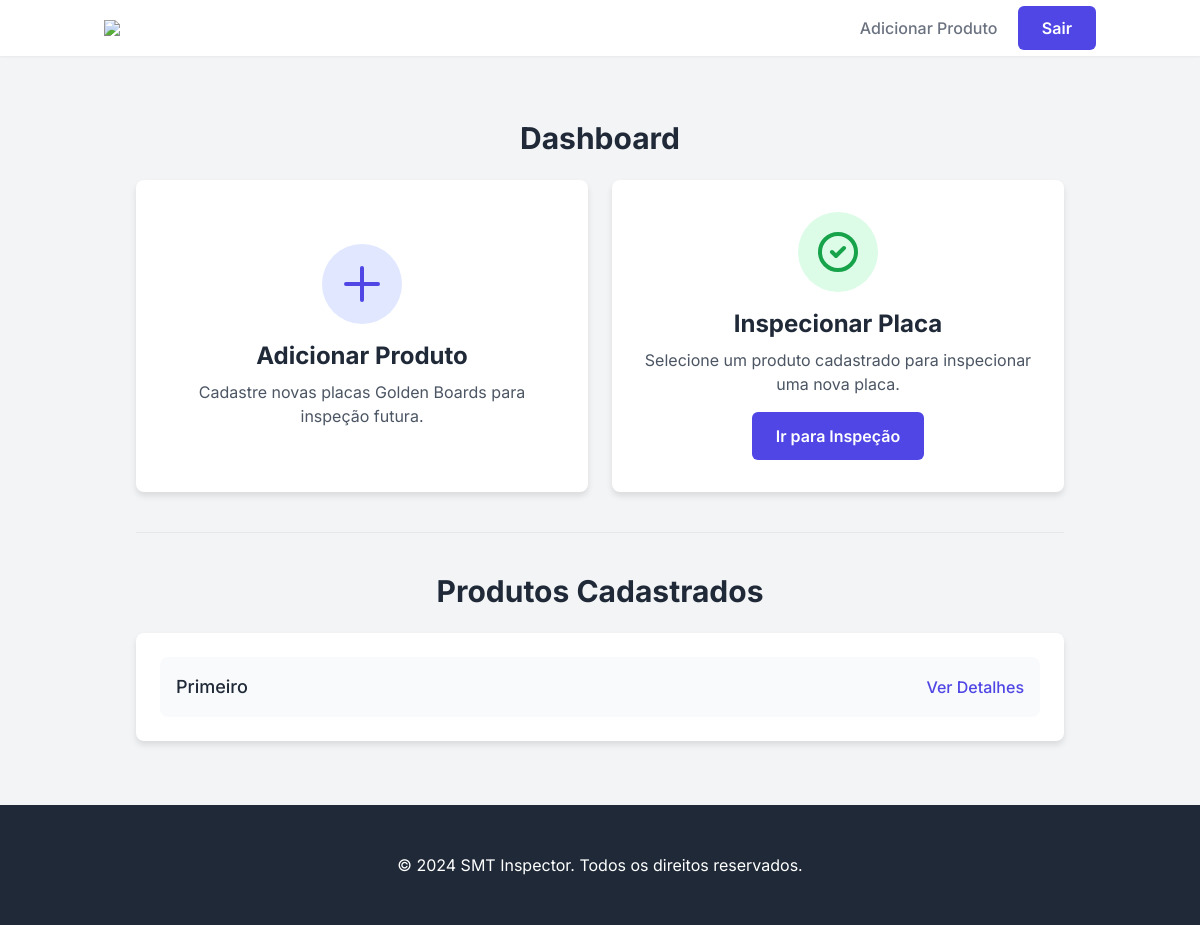
Page / (signed in) on the earlier database version.
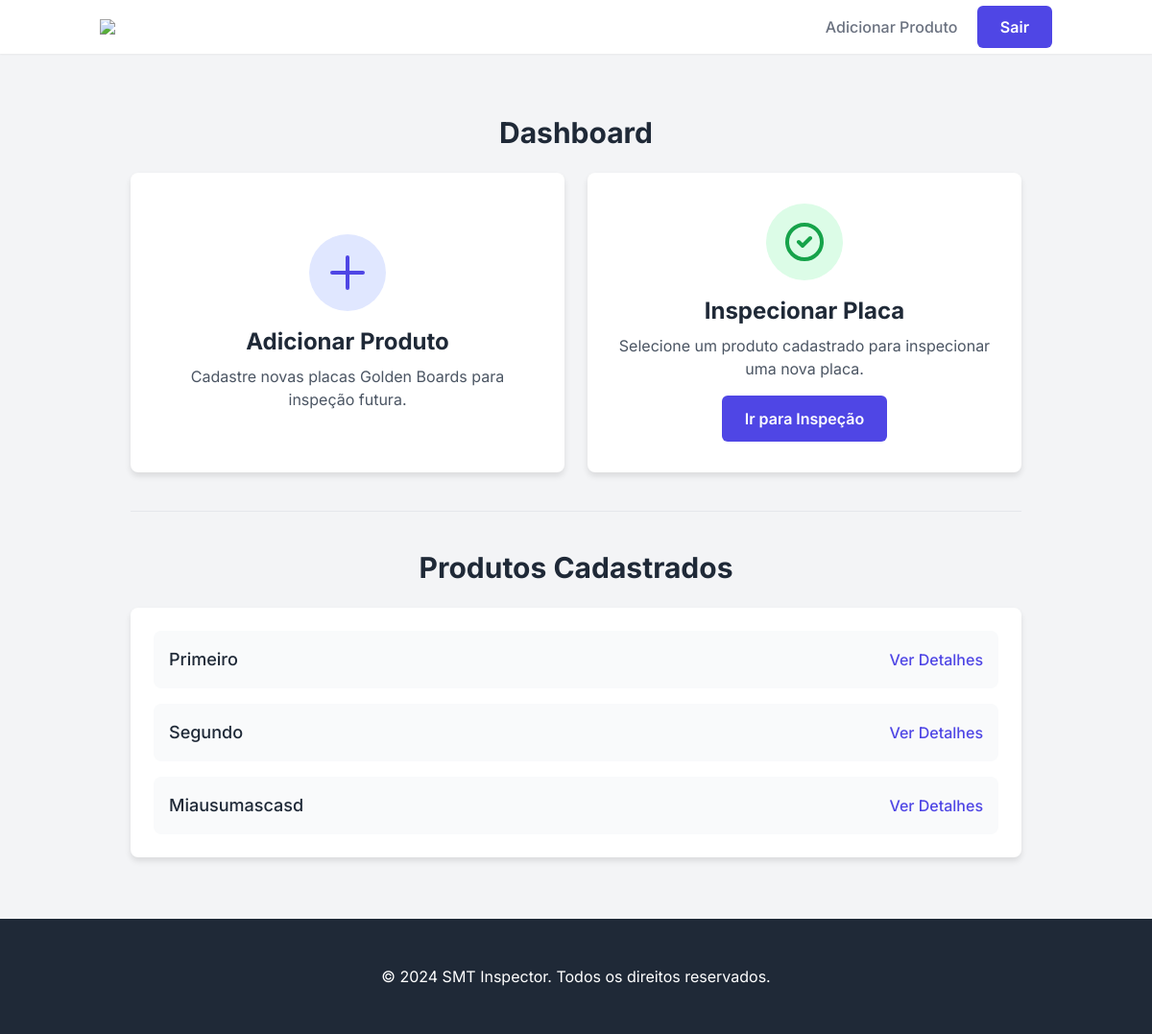
Same page on the later database version.
### tables this page shows
CREATE TABLE products (
  id INTEGER PRIMARY KEY AUTOINCREMENT,
  name TEXT NOT NULL,
  golden_image TEXT NOT NULL,
  fiducials TEXT NOT NULL,
  created_by TEXT
);

### smt_app/routes_main.py (the view)
@bp.route('/')
@login_required
def home():
    conn = get_db_connection()
    cursor = conn.cursor()
    cursor.execute("SELECT id, name FROM products")
    products = cursor.fetchall()
    cursor.close()
    conn.close()
    return render_template('index.html', products=products)

### smt_app/__init__.py (called while the page is built)
@login_manager.user_loader
def load_user(user_id):
    from .db_helpers import get_db_connection
    conn = get_db_connection()
    cursor = conn.cursor()
    cursor.execute("SELECT id, username FROM users WHERE id = ?", (user_id,))
    user_data = cursor.fetchone()
    cursor.close()
    conn.close()
    if user_data:
        return User(user_data['id'], user_data['username'])
    return None

### smt_app/db_helpers.py (called while the page is built)
def get_db_connection():
    db_path = current_app.config.get(
        'SQLITE_DB_PATH',
        os.path.join(current_app.instance_path, 'smt_inspection_new.db')
    )
    conn = sqlite3.connect(db_path)
    conn.row_factory = sqlite3.Row
    return conn

### smt_app/templates/index.html (shortened to what this page needs)
{% extends "base.html" %}
{% block content %}
<div class="container">
    <h1 class="text-3xl font-bold mb-6 text-center">Dashboard</h1>
    <div class="grid grid-cols-1 md:grid-cols-2 gap-6">
        <a href="{{ url_for('product.add_product') }}" class="card flex flex-col items-center justify-center p-8 text-center transition duration-300 ease-in-out transform hover:scale-105">
            <div class="bg-indigo-100 text-indigo-600 rounded-full p-4 mb-4">
                <svg class="w-12 h-12" fill="none" stroke="currentColor" viewBox="0 0 24 24" xmlns="http://www.w3.org/2000/svg"><path stroke-linecap="round" stroke-linejoin="round" stroke-width="2" d="M12 4v16m8-8H4"></path></svg>
            </div>
            <h2 class="text-2xl font-bold mb-2">Adicionar Produto</h2>
            <p class="text-gray-600">Cadastre novas placas Golden Boards para inspeção futura.</p>
        </a>
        <div class="card flex flex-col items-center justify-center p-8 text-center">
            <div class="bg-green-100 text-green-600 rounded-full p-4 mb-4">
                <svg class="w-12 h-12" fill="none" stroke="currentColor" viewBox="0 0 24 24" xmlns="http://www.w3.org/2000/svg"><path stroke-linecap="round" stroke-linejoin="round" stroke-width="2" d="M9 12l2 2 4-4m6 2a9 9 0 11-18 0 9 9 0 0118 0z"></path></svg>
            </div>
            <h2 class="text-2xl font-bold mb-2">Inspecionar Placa</h2>
            <p class="text-gray-600 mb-4">Selecione um produto cadastrado para inspecionar uma nova placa.</p>
            <a href="{{ url_for('inspect.inspect_board') }}" class="btn-primary">Ir para Inspeção</a>
        </div>
    </div>
    <hr class="my-10">
    <h2 class="text-3xl font-bold mb-6 text-center">Produtos Cadastrados</h2>
    <div class="card p-6">
        {% if products %}
        <ul class="space-y-4">
            {% for product in products %}
            <li class="p-4 bg-gray-50 rounded-lg flex justify-between items-center">
                <span class="font-medium text-lg">{{ product.name }}</span>
                <a href="#" class="text-indigo-600 hover:text-indigo-800 font-medium">Ver Detalhes</a>
            </li>
            {% endfor %}
        </ul>
        {% else %}
        <p class="text-center text-gray-500">Nenhum produto cadastrado. <a href="{{ url_for('product.add_product') }}" class="text-indigo-600 font-medium hover:underline">Adicionar agora.</a></p>
        {% endif %}
    </div>
</div>
{% endblock %}

Differences in the rows shown:
added products: name "Segundo"
added products: name "Miausumascasd"
